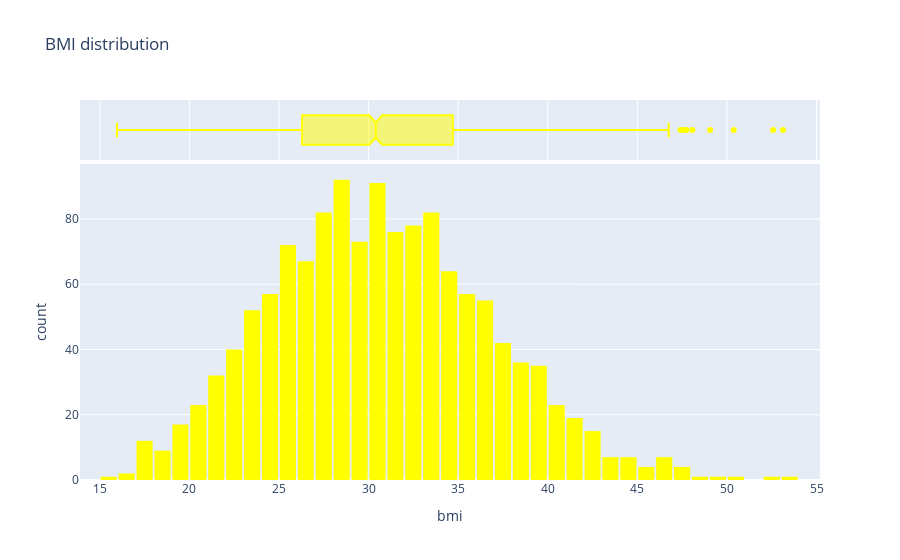

Here is the notebook cell this chart was saved with:
### Code cell
##Plotting a histogram for BMI


fig2 = px.histogram(meds_df, x = 'bmi', marginal= 'box', color_discrete_sequence= ['yellow'], title = 'BMI distribution')
fig2.update_layout(bargap = 0.1)
fig2.show()

### Figure 1 — Plotly figure (JSON) as saved in the notebook; plotly's stock layout.template omitted (floating-point values rounded to 4 significant figures; data arrays with more than 128 entries replaced by an {"elided": "..."} marker saying what was removed)
{"data": [{"alignmentgroup": "True", "bingroup": "x", "hovertemplate": "bmi=%{x}<br>count=%{y}<extra></extra>", "legendgroup": "", "marker": {"color": "yellow", "pattern": {"shape": ""}}, "name": "", "offsetgroup": "", "orientation": "v", "showlegend": false, "type": "histogram", "x": {"elided": "1338 float values"}, "xaxis": "x", "yaxis": "y"}, {"alignmentgroup": "True", "hovertemplate": "bmi=%{x}<extra></extra>", "legendgroup": "", "marker": {"color": "yellow"}, "name": "", "notched": true, "offsetgroup": "", "showlegend": false, "type": "box", "x": {"elided": "1338 float values"}, "xaxis": "x2", "yaxis": "y2"}], "layout": {"bargap": 0.1, "barmode": "relative", "legend": {"tracegroupgap": 0}, "title": {"text": "BMI distribution"}, "xaxis": {"anchor": "y", "domain": [0, 1], "title": {"text": "bmi"}}, "xaxis2": {"anchor": "y2", "domain": [0, 1], "matches": "x", "showgrid": true, "showticklabels": false}, "yaxis": {"anchor": "x", "domain": [0, 0.8316], "title": {"text": "count"}}, "yaxis2": {"anchor": "x2", "domain": [0.8416, 1], "matches": "y2", "showgrid": false, "showline": false, "showticklabels": false, "ticks": ""}}}
